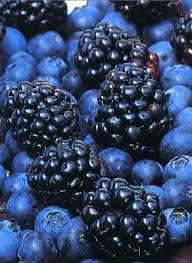
#> input picture blueberry.jpeg, 192 x 263 px, found by its file name
$ python bluefilter.py
#> lines starting #> are read from the running program, lines starting #| are printed output that depends on the picture; after the words box and inside, x2 and y2 are one past the last pixel; in counts of white or black regions, pixels touching at a corner belong together
import cv2
import numpy as np

def enhance_blue_weak(image_path, output_path="enhanced_blue.png"):
    # Load the image
#> called with image_path = 'images/blueberry.jpeg', output_path = 'enhanced_blue.png'
    img = cv2.imread(image_path)
#> img is the input picture: shape (263, 192, 3); mean B, G, R 103.6, 69.3, 51
    if img is None:
        print("Error: Could not load image.")
        return

    # Convert to LAB color space
    lab = cv2.cvtColor(img, cv2.COLOR_BGR2LAB)
#> lab: shape (263, 192, 3); mean of channels 0, 1, 2 72.8, 132, 106.9
    L, A, B = cv2.split(lab)
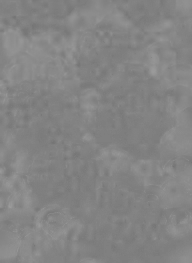
#> A: shape (263, 192); min 115, max 155, mean 132
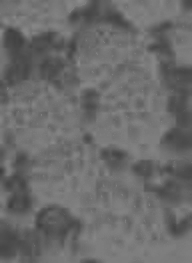
#> B: shape (263, 192); min 62, max 140, mean 106.9

    # 🌟 Shift blue tones to cyan (for better visibility)
    B = cv2.add(B, 20)  # Increase blue channel intensity slightly

    # 🌟 Boost contrast using histogram equalization
    L = cv2.equalizeHist(L)
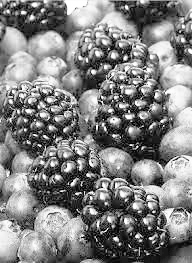
#> L: shape (263, 192); min 0, max 255, mean 128.5

    # Merge adjusted channels
    enhanced_lab = cv2.merge([L, A, B])
#> enhanced_lab: shape (263, 192, 3); mean of channels 0, 1, 2 128.5, 132, 126.9
    enhanced_img = cv2.cvtColor(enhanced_lab, cv2.COLOR_LAB2BGR)

    # 🌟 Replace blue with purple for better visibility
    hsv = cv2.cvtColor(enhanced_img, cv2.COLOR_BGR2HSV)
#> hsv: shape (263, 192, 3); mean H, S, V 69.5, 75.7, 138.7
    lower_blue = np.array([100, 40, 40])
    upper_blue = np.array([140, 255, 255])
    mask = cv2.inRange(hsv, lower_blue, upper_blue)
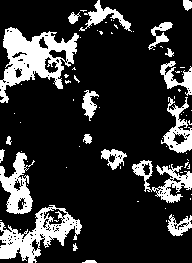
#> mask: shape (263, 192); 19.6% white; 76 white regions (57 under 20 px), largest, box (x1, y1, x2, y2) and area: (0, 27, 79, 103) 2667, (0, 205, 82, 263) 1924, (0, 152, 35, 214) 1066

    # Replace blue with purple (BGR value for purple = [128, 0, 128])
    enhanced_img[mask > 0] = [128, 0, 128]
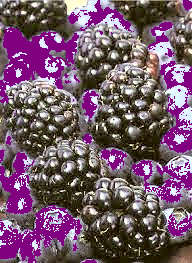
#> enhanced_img: shape (263, 192, 3); mean B, G, R 107.9, 87.6, 118.2

    # 🌟 Add edge highlighting for better object recognition
    edges = cv2.Canny(enhanced_img, 100, 200)
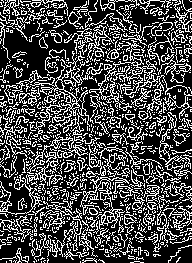
#> edges: shape (263, 192); 29.2% white in thin lines or dots
    enhanced_img[edges > 0] = [0, 0, 0]  # Black edges
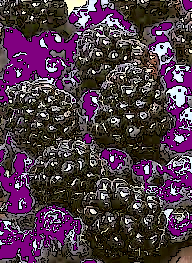
#> enhanced_img: shape (263, 192, 3); mean B, G, R 73.2, 57.1, 80.9

    # Resize the image for display
    height, width = enhanced_img.shape[:2]
#> height = 263; width = 192
    max_height = 500
    if height > max_height:
        scaling_factor = max_height / height
        enhanced_img_resized = cv2.resize(enhanced_img, None, fx=scaling_factor, fy=scaling_factor, interpolation=cv2.INTER_AREA)
    else:
        enhanced_img_resized = enhanced_img

    # Save and display result
    cv2.imwrite(output_path, enhanced_img)  # Save enhanced image
    cv2.imshow("Enhanced for Blue-weak Vision", enhanced_img_resized)  # Display the resized image
    cv2.waitKey(0)
    cv2.destroyAllWindows()

# Example usage
image_path = "images/blueberry.jpeg"
enhance_blue_weak(image_path)

$ run again, with enhanced_green.png saved as blueberry.jpeg
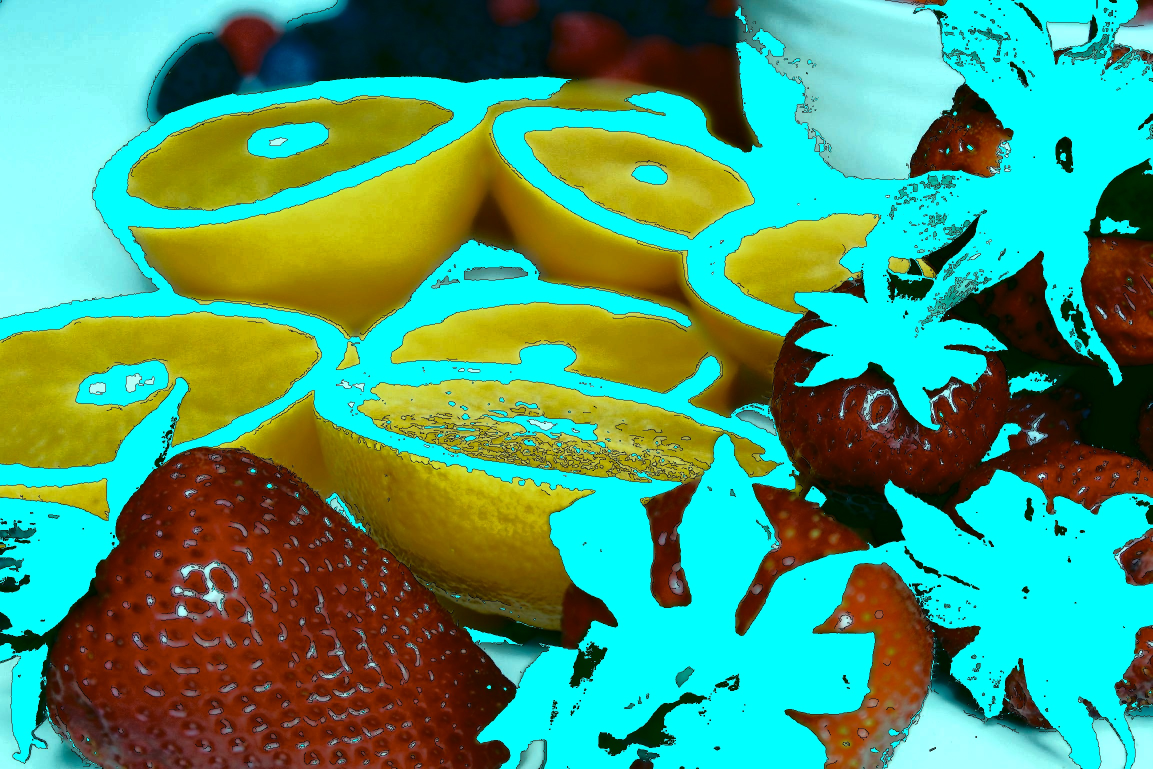
#> input picture enhanced_green.png, 2305 x 1537 px, found by its file name (shown at 1/2 size)
#> in enhance_blue_weak, img is the input picture: shape (1537, 2305, 3); mean B, G, R 117.6, 154.8, 74.7
#> lab: shape (1537, 2305, 3); mean of channels 0, 1, 2 152.1, 111.9, 142.4
#> enhanced_lab: shape (1537, 2305, 3); mean of channels 0, 1, 2 136.3, 111.9, 162.4
#> hsv: shape (1537, 2305, 3); mean H, S, V 47.6, 201.5, 152
#> in enhance_blue_weak, `mask = cv2.inRange(hsv, lower_blue, upper_blue)`:
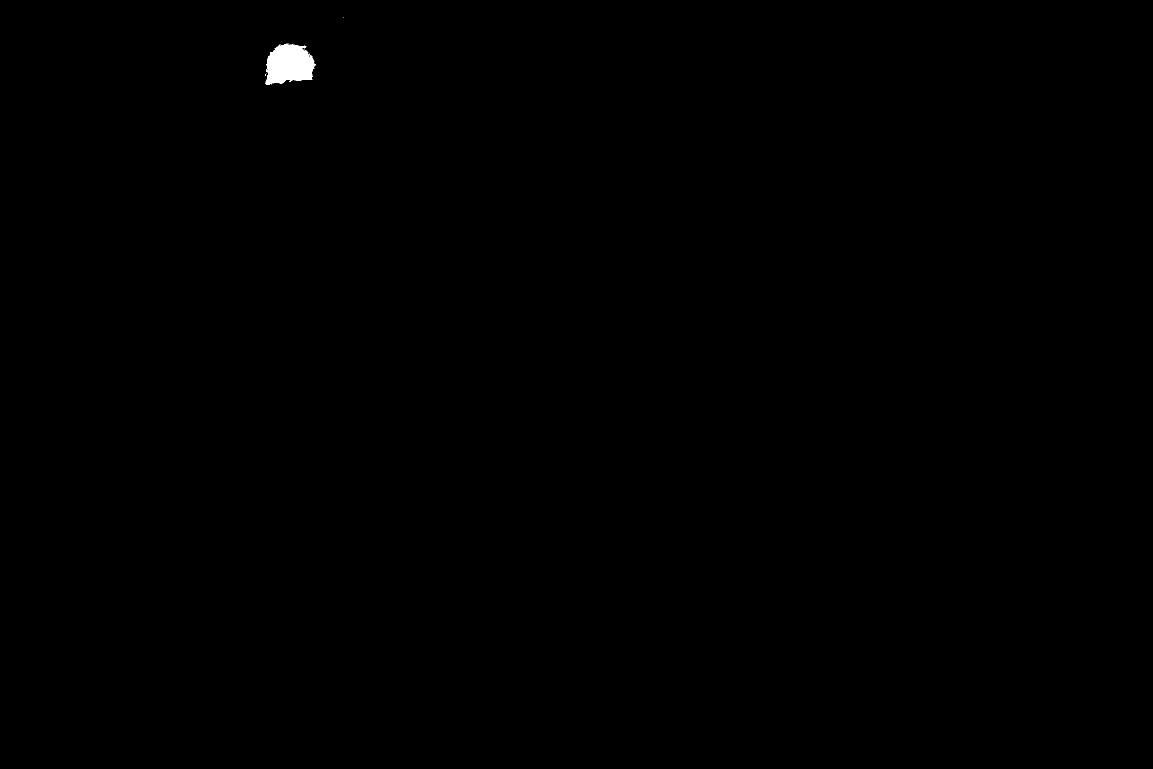
#> mask: shape (1537, 2305) (shown at 1/2 size); 0.17% white; 9 white regions (8 under 20 px), largest, box (x1, y1, x2, y2) and area: (530, 87, 629, 170) 6085
#> edges: shape (1537, 2305); 7.8% white in thin lines or dots
#> in enhance_blue_weak, `enhanced_img_resized = cv2.resize(enhanced_img, None, fx=scaling_facto..`:
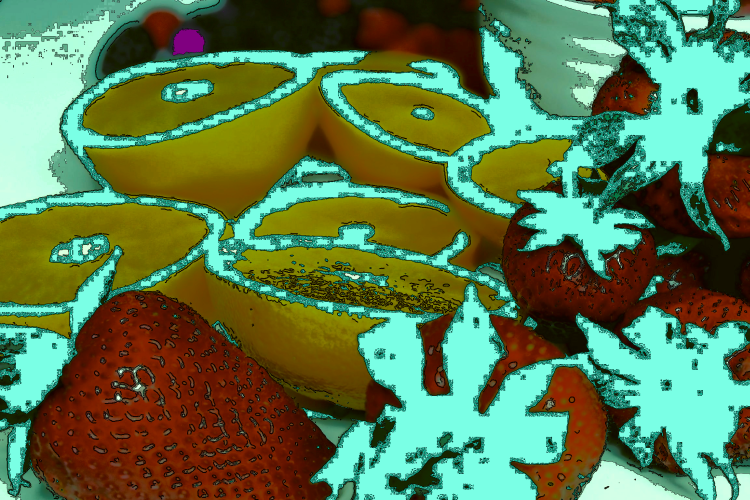
#> enhanced_img_resized: shape (500, 750, 3); mean B, G, R 79.5, 122.3, 91.9
